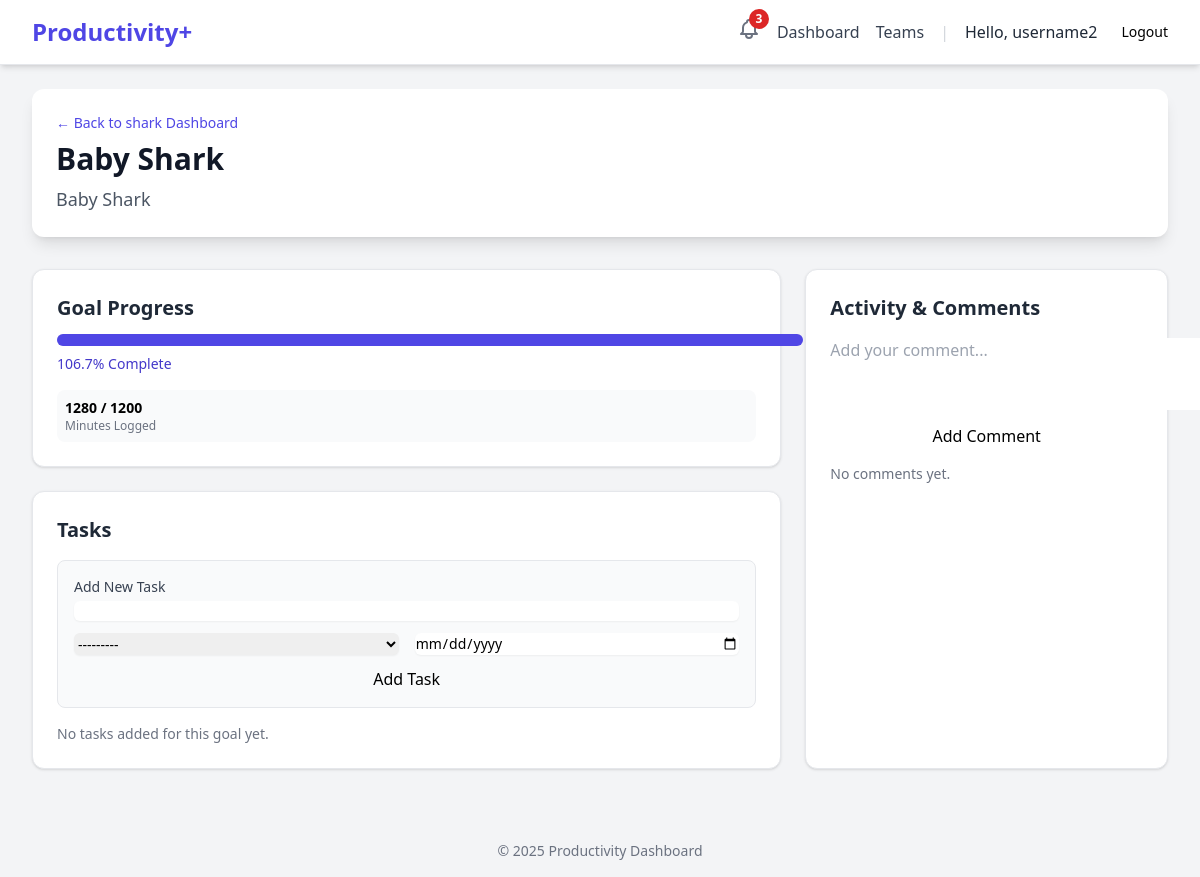
The page /teams/4/goal/5/ (signed in) on the database its author committed.
### users/models.py (models this page shows)
class CustomUser(AbstractUser):
    class Role(models.TextChoices):
        USER = 'USER', 'User'
        ADMIN = 'ADMIN', 'Admin'
    role = models.CharField(max_length=50, choices=Role.choices, default=Role.USER)
    email = models.EmailField(unique=True)
    created_at = models.DateTimeField(auto_now_add=True)
    def __str__(self):
        return self.username

### teams/models.py (models this page shows, shortened)
class Team(models.Model):
    team_name = models.CharField(max_length=255)
    team_desc = models.TextField(blank=True, null=True, help_text="Description")
    members = models.ManyToManyField(
        settings.AUTH_USER_MODEL,
        through='TeamMember',
        related_name='teams'
    )
    created_at = models.DateTimeField(auto_now_add=True)

class TeamGoal(models.Model):
    team = models.ForeignKey(
        Team,
        on_delete=models.CASCADE,
        related_name='team_goals'
    )
    title = models.CharField(max_length=255)
    description = models.TextField(blank=True, null=True)
    start_date = models.DateField()
    end_date = models.DateField()
    target_time = models.DurationField(
        help_text="Target time for the whole team"
    )
    real_time = models.DurationField(
        default=timedelta(seconds=0),
        help_text="Actual time spent by the team"
    )
    completed = models.BooleanField(default=False)
    updated_at = models.DateTimeField(auto_now=True)
    created_at = models.DateTimeField(auto_now_add=True)
    @property
    def target_minutes(self):
        if self.target_time:
            return int(self.target_time.total_seconds() / 60)
        return 0

### teams/views.py (the view, shortened to what this page needs)
# urls.py: path('<int:team_id>/goal/<int:goal_id>/', views.team_goal_detail_view, name='team_goal_detail'),
@login_required
def team_goal_detail_view(request, team_id, goal_id):
    team = get_object_or_404(Team, pk=team_id)
    goal = get_object_or_404(TeamGoal, pk=goal_id, team=team)
    try:
        member_instance = TeamMember.objects.get(user=request.user, team=team)
        current_user_role = member_instance.role  # Get the role (e.g., 'ADMIN' or 'MEMBER')
    except TeamMember.DoesNotExist:
        messages.error(request, "You are not a member of this team.")
        return redirect('dashboard:dashboard_view')
    tasks = goal.tasks.all().select_related('assigned_to')
    comments = goal.comments.all().select_related('user')
    task_form = TeamTaskForm(team=team)
    comment_form = TeamGoalCommentForm()
    logged = goal.time_logs.all().aggregate(total=Coalesce(Sum('minutes'), 0))['total']
    target = goal.target_minutes
    percentage = (logged / target) * 100 if target > 0 else 0
    context = {
        'page_title': goal.title,
        'team': team,
        'goal': goal,
        'tasks': tasks,
        'comments': comments,
        'task_form': task_form,
        'comment_form': comment_form,
        'progress': {
            'logged_minutes': logged,
            'target_minutes': target,
            'percentage': percentage
        },
        'current_user_role': current_user_role,
    }
    return render(request, 'teams/team_goal_detail.html', context)

### teams/forms.py
class TeamTaskForm(forms.ModelForm):
    def __init__(self, *args, **kwargs):
        team = kwargs.pop('team', None)
        super().__init__(*args, **kwargs)
        common_classes = 'mt-1 block w-full rounded-md border-gray-300 shadow-sm focus:border-indigo-500 focus:ring-indigo-500 sm:text-sm'
        self.fields['title'].widget.attrs.update({'class': common_classes})
        self.fields['due_date'].widget.attrs.update({'class': common_classes}) # Keep this line
        self.fields['assigned_to'].widget.attrs.update({'class': common_classes})
        if team:
            member_users = TeamMember.objects.filter(team=team).values_list('user', flat=True)
            self.fields['assigned_to'].queryset = (
                User.objects.filter(id__in=member_users)
            )
    class Meta:
        model = TeamTask
        fields = ['title', 'assigned_to', 'due_date']
        labels = {
            'title': 'Task Name',
            'assigned_to': 'Assign to',
            'due_date': 'Due Date'
        }
        widgets = {
            'due_date': forms.DateInput(attrs={'type': 'date'}),
        }

class TeamGoalCommentForm(forms.ModelForm):
    def __init__(self, *args, **kwargs):
        super().__init__(*args, **kwargs)
        self.fields['body'].widget.attrs.update({
            'class': '...',
            'rows': 3,
            'placeholder': 'Add your comment...'
        })
    class Meta:
        model = TeamGoalComment
        fields = ['body']
        labels = {
            'body': 'New Comment'
        }

### users/context_processors.py (called while the page is built)
def unread_notifications(request):
    if request.user.is_authenticated:
        notifications = Notification.objects.filter(
            user=request.user,
            is_read=False
        )
        return {
            'unread_notifications': notifications,
            'unread_notification_count': notifications.count()
        }
    return {}

### templates/teams/team_goal_detail.html (shortened to what this page needs)
{% extends "base.html" %}
{% block content %}
<div class="max-w-7xl mx-auto py-6 sm:px-6 lg:px-8">
    <div class="dashboard-header mb-8 p-6 bg-white rounded-xl shadow-lg">
        <p class="text-sm font-medium text-indigo-600">
            <a href="{% url 'teams:team_dashboard' team_id=team.id %}" class="hover:underline">
                &larr; Back to {{ team.team_name }} Dashboard
            </a>
        </p>
        <h2 class="text-3xl font-extrabold text-gray-900 mt-2">{{ goal.title }}</h2>
        <p class="mt-2 text-lg text-gray-600">{{ goal.description }}</p>
    </div>
    <div class="grid grid-cols-1 lg:grid-cols-3 gap-6">
        <div class="lg:col-span-2 space-y-6">
            <div class="bg-white rounded-xl shadow p-6 border border-gray-200">
                <h3 class="text-xl font-semibold mb-3 text-gray-800">Goal Progress</h3>
                <div class="progress-bar-container w-full bg-gray-200 rounded-full h-3 mb-2">
                    <div class="progress-bar h-3 rounded-full bg-indigo-600" style="width: {{ progress.percentage }}%;"></div>
                </div>
                <p class="text-sm font-medium text-indigo-700 mb-4">{{ progress.percentage|floatformat:1 }}% Complete</p>
                <div class="p-2 bg-gray-50 rounded-lg text-sm">
                    <span class="block font-bold">{{ progress.logged_minutes }} / {{ progress.target_minutes }}</span>
                    <span class="block text-xs text-gray-500">Minutes Logged</span>
                </div>
            </div>
            <div class="bg-white rounded-xl shadow p-6 border border-gray-200">
                <h3 class="text-xl font-semibold mb-4 text-gray-800">Tasks</h3>
                <form method="POST" class="mb-4 p-4 bg-gray-50 rounded-lg border">
                    <p class="text-sm font-medium text-gray-700">Add New Task</p>
                    {{ task_form.title }}
                    <div class="grid grid-cols-2 gap-4 mt-2">
                        {{ task_form.assigned_to }}
                        {{ task_form.due_date }}
                    </div>
                    <button type="submit" name="submit_task" class="button button-primary w-full mt-3">Add Task</button>
                </form>
                <div class="space-y-2">
                    {% for task in tasks %}
                        <div class="flex items-center justify-between p-3 border-b last:border-b-0">
                            <div>
                                <input type="checkbox"
                                        class="rounded text-indigo-600 task-checkbox"
                                        data-task-id="{{ task.id }}"
                                        {% if task.completed %}checked{% endif %}
                                        {% if current_user_role != 'ADMIN' and request.user != task.assigned_to %}
                                            disabled
                                            title="Only admins or the assigned user can complete this task."
                                        {% endif %}
                                >
                                <span class="ml-2 text-gray-800 {% if task.completed %}line-through{% endif %}"
                                    id="task-title-{{ task.id }}">  {{ task.title }}
                                </span>
                            </div>
                            <div class="text-sm text-gray-500">
                                {% if task.assigned_to %}
                                    <span class="px-2 py-1 bg-gray-100 rounded-full text-xs">
                                        {{ task.assigned_to.username }}
                                    </span>
                                {% else %}
                                    <span class="px-2 py-1 bg-gray-100 rounded-full text-xs">
                                        Unassigned
                                    </span>
                                {% endif %}
                            </div>
                        </div>
                    {% empty %}
                        <p class="text-gray-500 text-sm">No tasks added for this goal yet.</p>
                    {% endfor %}
                </div>
            </div>
        </div>
        <div class="bg-white rounded-xl shadow p-6 border border-gray-200">
            <h3 class="text-xl font-semibold mb-4 text-gray-800">Activity & Comments</h3>
            <form method="POST" class="mb-4">
                {{ comment_form.body }}
                <button type="submit" name="submit_comment" class="button button-secondary w-full mt-2">Add Comment</button>
            </form>
            <div class="space-y-3 max-h-96 overflow-y-auto">
                {% for comment in comments %}
                    <div class="p-3 bg-gray-50 rounded-lg">
                        <p class="text-sm text-gray-700">{{ comment.body }}</p>
                        <small class="text-xs text-gray-500">
                            <strong>{{ comment.user.username }}</strong> on {{ comment.created_at|date:"M d" }}
                        </small>
                    </div>
                {% empty %}
                    <p class="text-gray-500 text-sm">No comments yet.</p>
                {% endfor %}
            </div>
        </div>
    </div>
</div>
{% endblock %}

### templates/base.html (shortened to what this page needs)
{% load static %}
<!DOCTYPE html>
<html lang="en">
<head>
    <script src="https://cdn.tailwindcss.com"></script>
</head>
<body class="bg-gray-100 font-sans">
    <nav class="bg-white shadow-md border-b border-gray-200">
        <div class="max-w-7xl mx-auto px-4 sm:px-6 lg:px-8">
            <div class="flex justify-between items-center h-16">
                <div class="flex-shrink-0">
                    <a href="{% url 'index' %}" class="text-2xl font-bold text-indigo-600">Productivity+</a>
                </div>
                <div class="flex items-center space-x-4">
                    {% if user.is_authenticated %}
                    <div class="relative">
                        <button id="notification-bell" class="text-gray-500 hover:text-gray-700">
                        </button>
                        {% if unread_notification_count > 0 %}
                        <span class="absolute -top-2 -right-2 flex h-5 w-5 items-center justify-center rounded-full bg-red-600 text-xs font-bold text-white">
                            {{ unread_notification_count }}
                        </span>
                        {% endif %}
                        </div>
                        <a href="{% url 'dashboard:dashboard_view' %}" class="text-gray-700 hover:text-indigo-600">Dashboard</a>
                        <a href="{% url 'teams:team_list' %}" class="text-gray-700 hover:text-indigo-600">Teams</a>
                        <span class="text-gray-300">|</span>
                        <span class="text-gray-800 font-medium">Hello, {{ user.username }}</span>
                        <form method="post" action="{% url 'logout' %}" class="flex items-center">
                            <button type="submit" class="ml-2 button button-secondary-danger text-sm">
                                Logout
                            </button>
                        </form>
                    {% else %}
                        <a href="{% url 'login' %}" class="button button-primary">Login</a>
                        <a href="{% url 'register' %}" class="button button-secondary">Sign Up</a>
                    {% endif %}
                </div>
            </div>
        </div>
    </nav>
    <main>
        {% block content %}
        {% endblock %}
    </main>
    <footer class="text-center py-4 mt-8 text-gray-500 text-sm">
        &copy; {% now "Y" %} Productivity Dashboard
    </footer>
</body>
</html>

### rows shown on the page
CustomUser: username "username2"
Team: team_name "shark"
TeamGoal: title "Baby Shark", description "Baby Shark"

### other values the page prints
{{ unread_notification_count }} "3"
{{ progress.percentage|floatformat:1 }} "106.7"
{{ progress.logged_minutes }} "1280"
{{ progress.target_minutes }} "1200"
